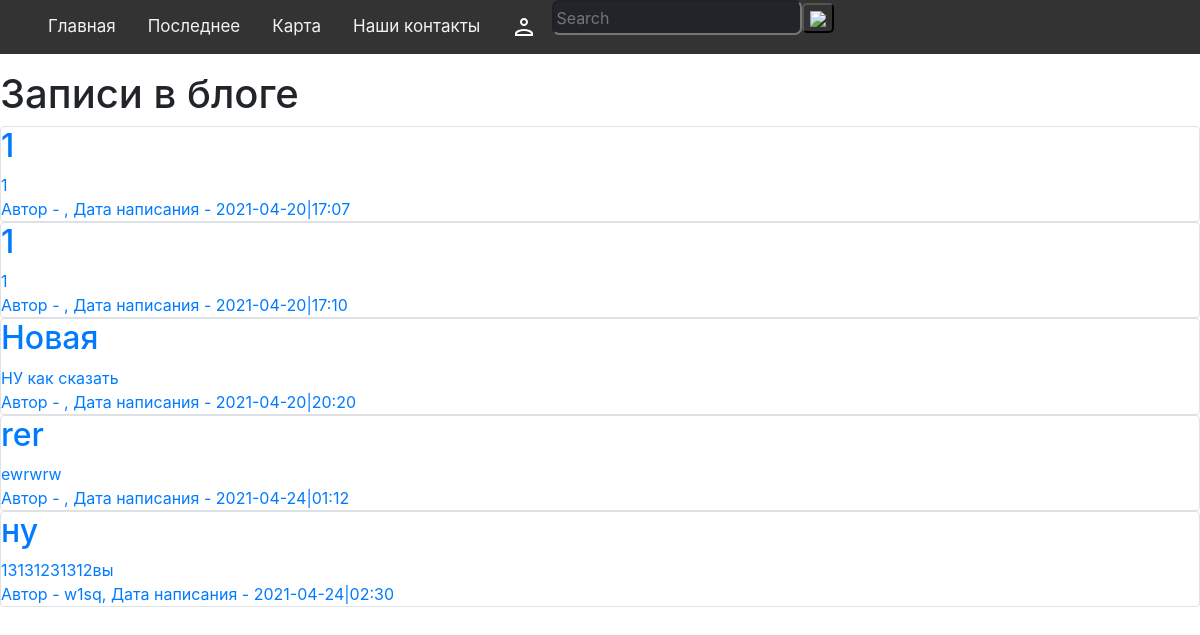
/crimes, run on the app's committed database.
### data/crimes.py (models this page shows)
class Crimes(SqlAlchemyBase):
    __tablename__ = "crimes"
    id = sqlalchemy.Column(sqlalchemy.Integer, primary_key=True, autoincrement=True)
    kind = sqlalchemy.Column(sqlalchemy.String, nullable=True)
    title = sqlalchemy.Column(sqlalchemy.String, nullable=True)
    adress = sqlalchemy.Column(sqlalchemy.String, nullable=True)
    content = sqlalchemy.Column(sqlalchemy.String, nullable=True)
    created_date = sqlalchemy.Column(sqlalchemy.DateTime, default=datetime.datetime.now)
    user_id = sqlalchemy.Column(sqlalchemy.Integer, sqlalchemy.ForeignKey("users.id"))
    user = orm.relation("User")

### data/users.py (models this page shows, shortened)
class User(SqlAlchemyBase):
    __tablename__ = 'users'
    id = sqlalchemy.Column(sqlalchemy.Integer,
                           primary_key=True, autoincrement=True)
    name = sqlalchemy.Column(sqlalchemy.String, nullable=True)
    email = sqlalchemy.Column(
        sqlalchemy.String, index=True, unique=True, nullable=True)
    hashed_password = sqlalchemy.Column(sqlalchemy.String, nullable=True)
    created_date = sqlalchemy.Column(
        sqlalchemy.DateTime, default=datetime.datetime.now)
    news = orm.relation("Crimes", back_populates='user')

### app.py (the view)
@app.route("/crimes")
def listofcrimes():
    db_sess = db_session.create_session()
    crimes = db_sess.query(Crimes).all()
    return render_template(
        "listofcrimes.html", login=logged, crimes=crimes, user_data=user_data
    )

### data/db_session.py (called while the page is built)
def create_session() -> Session:
    global __factory
    return __factory()

### templates/listofcrimes.html (shortened to what this page needs)
{% extends 'base.html' %}
{% block content %}
<h1>Записи в блоге</h1>
{% for item in crimes %}
<a href="/crimes/{{item.id}}">
    <div class="col-md6 border rounded">
        <h2>{{item.title}}</h2>
        <div>
            {{item.content}}
        </div>
        <div>
            Автор - {{item.user.name}}, Дата написания - {{item.created_date.isoformat("|","minutes")}}
        </div>
    </div>
</a>
{% endfor %}
{% endblock %}

### data on the page
Crimes: title "1", content "1", created_date "2021-04-20|17:07"
Crimes: title "1", content "1", created_date "2021-04-20|17:10"
Crimes: title "Новая", content "НУ как сказать", created_date "2021-04-20|20:20"
Crimes: title "rer", content "ewrwrw", created_date "2021-04-24|01:12"
Crimes: title "ну", content "13131231312вы", user.name "w1sq", created_date "2021-04-24|02:30"
